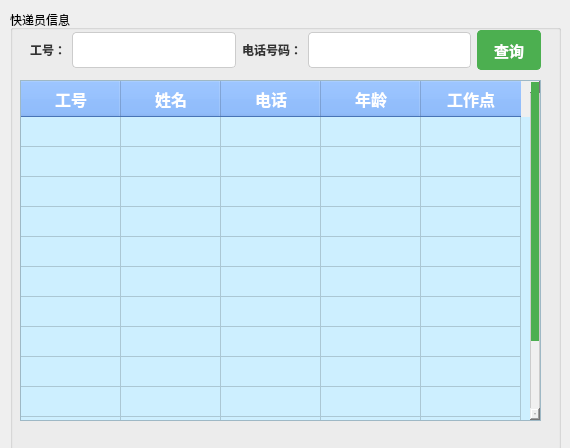
<?xml version="1.0" encoding="UTF-8"?>
<ui version="4.0">
 <class>ProfileForm</class>
 <widget class="QWidget" name="ProfileForm">
  <property name="geometry">
   <rect>
    <x>0</x>
    <y>0</y>
    <width>570</width>
    <height>448</height>
   </rect>
  </property>
  <property name="windowTitle">
   <string>查询快递员信息</string>
  </property>
  <property name="styleSheet">
   <string notr="true">
                QLabel {
                    color: #333;
                    font: 14px &quot;幼圆&quot;;
                    font-weight: bold;
                }

                QLineEdit,
                QComboBox  {
                    padding: 8px;
                    font-size: 14px;
                    border: 1px solid #ccc;
                    border-radius: 4px;
                }

                QTableWidget {
                    font: 14px &quot;幼圆&quot;;
                    background-color: #cdefff;
                }

                QTableWidget::item {
                    font: 14px &quot;幼圆&quot;;
                }

                QHeaderView {
                    font: bold 16px &quot;幼圆&quot;;
                }
                
                QTableWidget::item:selected {
                    background-color: #a6a6a6;
                }

                QTableWidget QHeaderView::section {
                    background-color: #65a3ff;
                    color: white;
                    font-weight: bold;
                    font-size: 16px;
                    padding: 4px;
                }

                QTableWidget::item {
                    padding: 10px;
                }

                QPushButton {
                    padding: 8px 16px;
                    font-size: 15px;
                    font-weight: bold;
                    border: 1px solid #4CAF50;
                    border-radius: 4px;
                    color: #fff;
                    background-color: #4CAF50;
                }

                 QPushButton:hover {
                    background-color: #45a049;
                    border: 1px solid #45a049;
                }

                QTextEdit {
                    font-size: 14px;
                    border: 1px solid #ccc;
                    border-radius: 4px;
                }

                QScrollBar:vertical {
                    border: 1px solid #ccc;
                    background: #f0f0f0;
                    width: 10px;
                    margin: 0px 0px 0px 0px;
                }

                QScrollBar::handle:vertical {
                    background: #4CAF50;
                    min-height: 20px;
                }
            </string>
  </property>
  <widget class="QTableWidget" name="tableWidget">
   <property name="geometry">
    <rect>
     <x>20</x>
     <y>80</y>
     <width>521</width>
     <height>341</height>
    </rect>
   </property>
   <attribute name="verticalHeaderVisible">
    <bool>false</bool>
   </attribute>
   <row>
    <property name="text">
     <string>新建行</string>
    </property>
   </row>
   <row>
    <property name="text">
     <string>新建行</string>
    </property>
   </row>
   <row>
    <property name="text">
     <string>新建行</string>
    </property>
   </row>
   <row>
    <property name="text">
     <string>新建行</string>
    </property>
   </row>
   <row>
    <property name="text">
     <string>新建行</string>
    </property>
   </row>
   <row>
    <property name="text">
     <string>新建行</string>
    </property>
   </row>
   <row>
    <property name="text">
     <string>新建行</string>
    </property>
   </row>
   <row>
    <property name="text">
     <string>新建行</string>
    </property>
   </row>
   <row>
    <property name="text">
     <string>新建行</string>
    </property>
   </row>
   <row>
    <property name="text">
     <string>新建行</string>
    </property>
   </row>
   <row>
    <property name="text">
     <string>新建行</string>
    </property>
   </row>
   <row>
    <property name="text">
     <string>新建行</string>
    </property>
   </row>
   <row>
    <property name="text">
     <string>新建行</string>
    </property>
   </row>
   <column>
    <property name="text">
     <string>工号</string>
    </property>
   </column>
   <column>
    <property name="text">
     <string>姓名</string>
    </property>
   </column>
   <column>
    <property name="text">
     <string>电话</string>
    </property>
   </column>
   <column>
    <property name="text">
     <string>年龄</string>
    </property>
   </column>
   <column>
    <property name="text">
     <string>工作点</string>
    </property>
   </column>
  </widget>
  <widget class="QWidget" name="layoutWidget">
   <property name="geometry">
    <rect>
     <x>30</x>
     <y>30</y>
     <width>511</width>
     <height>40</height>
    </rect>
   </property>
   <layout class="QHBoxLayout" name="horizontalLayout">
    <item>
     <widget class="QLabel" name="label">
      <property name="text">
       <string>工号：</string>
      </property>
     </widget>
    </item>
    <item>
     <widget class="QLineEdit" name="input1_lineedit"/>
    </item>
    <item>
     <widget class="QLabel" name="label_2">
      <property name="text">
       <string>电话号码：</string>
      </property>
     </widget>
    </item>
    <item>
     <widget class="QLineEdit" name="input2_lineedit"/>
    </item>
    <item>
     <widget class="QPushButton" name="btn_query">
      <property name="text">
       <string>查询</string>
      </property>
     </widget>
    </item>
   </layout>
  </widget>
  <widget class="QGroupBox" name="groupBox">
   <property name="geometry">
    <rect>
     <x>10</x>
     <y>10</y>
     <width>551</width>
     <height>441</height>
    </rect>
   </property>
   <property name="title">
    <string>快递员信息</string>
   </property>
  </widget>
  <zorder>groupBox</zorder>
  <zorder>tableWidget</zorder>
  <zorder>layoutWidget</zorder>
 </widget>
 <resources/>
 <connections/>
</ui>
